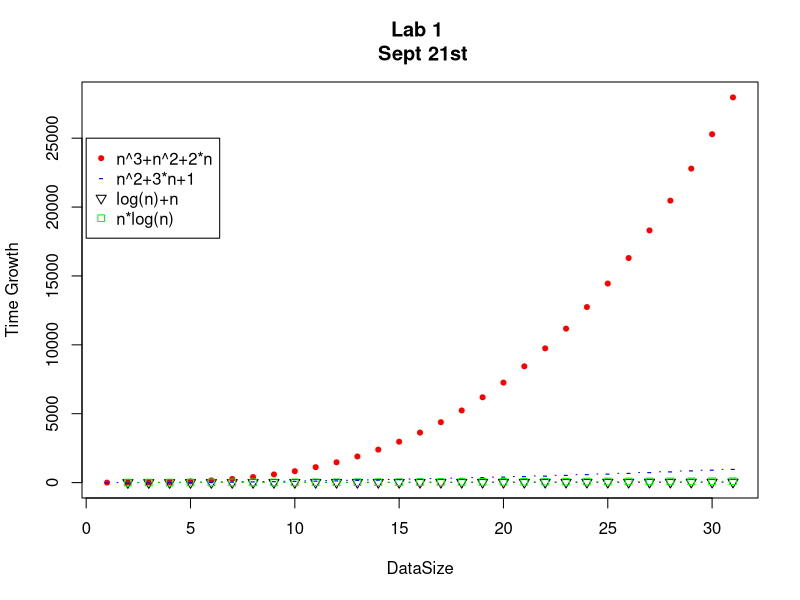

Here is the R script that generated this plot:
n<-0:30
m<-c("n^3+n^2+2*n","n^2+3*n+1","log(n)+n","n*log(n)")
s<-c("red","blue","black","green")
v<-c(20,45,25,22)

plot(n^3+n^2+2*n,pch=20,xlab="DataSize",ylab="Time Growth",col=s[1])

lines(n^2+3*n+1,type = "b", pch = 45, col = s[2])
lines(log(n)+n,type = "b", pch = 25,col=s[3])
lines(n*log(n),type = "b", pch = 22,col=s[4])

title("Lab 1 \n Sept 21st" )
legend(0,25000,m,col=s,pch=v)